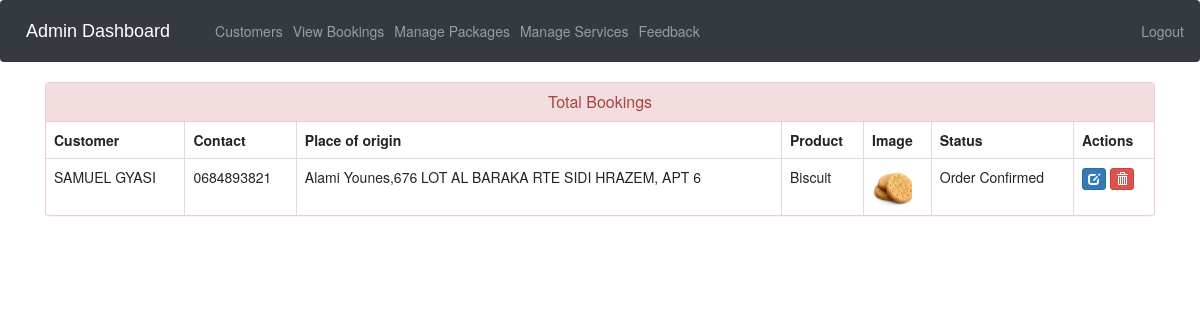
The page /admin-view-booking (signed in) on the database as committed earlier.
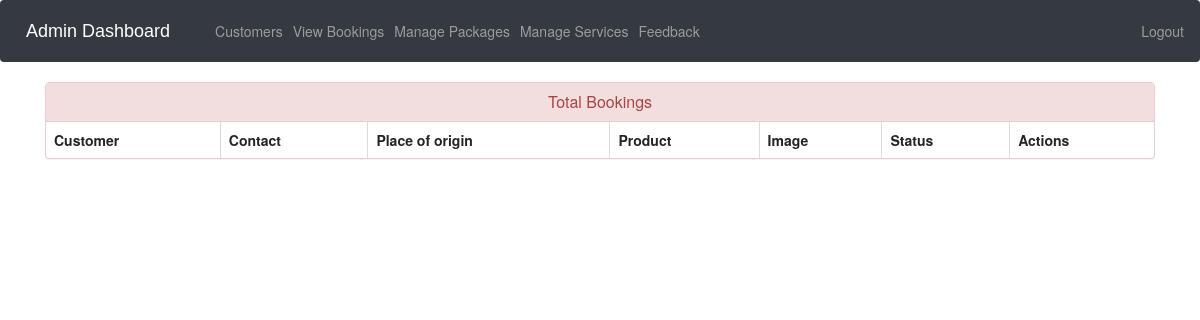
The same page on the database as committed later.
### ecom/models.py (models this page shows, shortened)
class Customer(models.Model):
    user=models.OneToOneField(User,on_delete=models.CASCADE)
    profile_pic= models.ImageField(upload_to='profile_pic/CustomerProfilePic/',null=True,blank=True)
    address = models.CharField(max_length=40)
    mobile = models.CharField(max_length=20,null=False)
    @property
    def get_name(self):
        return self.user.first_name+" "+self.user.last_name

class Orders(models.Model):
    STATUS =(
        ('Pending','Pending'),
        ('Order Confirmed','Order Confirmed'),
        ('Out for Delivery','Out for Delivery'),
        ('Delivered','Delivered'),
    )
    customer=models.ForeignKey('Customer', on_delete=models.CASCADE,null=True)
    product=models.ForeignKey('Product',on_delete=models.CASCADE,null=True)
    email = models.CharField(max_length=50,null=True)
    address = models.CharField(max_length=500,null=True)
    mobile = models.CharField(max_length=20,null=True)
    order_date= models.DateField(auto_now_add=True,null=True)
    status=models.CharField(max_length=50,null=True,choices=STATUS)

class Product(models.Model):
    name = models.CharField(max_length=40)
    product_image = models.ImageField(upload_to='product_image/', null=True, blank=True)
    price = models.PositiveIntegerField()
    detailed_description = models.CharField(max_length=2000 ,default='Fill in ')
    short_description = models.CharField(max_length=40)

### ecom/views.py (the view)
# urls.py: path('admin-view-booking', views.admin_view_booking_view,name='admin-view-booking'),
@login_required(login_url='adminlogin')
def admin_view_booking_view(request):
    orders=models.Orders.objects.all()
    ordered_products=[]
    ordered_bys=[]
    for order in orders:
        ordered_product=models.Product.objects.all().filter(id=order.product.id)
        ordered_by=models.Customer.objects.all().filter(id = order.customer.id)
        ordered_products.append(ordered_product)
        ordered_bys.append(ordered_by)
    return render(request,'ecom/admin_view_booking.html',{'data':zip(ordered_products,ordered_bys,orders)})

### templates/ecom/admin_view_booking.html (shortened to what this page needs)
{% extends 'ecom/admin_base.html' %}
{% load static %}
{% block content %}
<head>
  <link href="//netdna.bootstrapcdn.com/bootstrap/3.0.0/css/bootstrap.min.css" rel="stylesheet" id="bootstrap-css">
</head>
<div class="container">
  <div class="panel panel-danger">
    <div class="panel-heading">
      <h6 class="panel-title">Total  Bookings</h6>
    </div>
    <table class="table table-hover table-bordered" id="dev-table">
      <thead>
        <tr>
          <th>Customer</th>
          <th>Contact</th>
          <th>Place of origin</th>
          <th>Product</th>
          <th>Image</th>
          <th>Status</th>
          <th>Actions</th>
        </tr>
      </thead>
      {% for product,customer,order in data %}
      <tr>
        {% for c in customer %}
        <td> {{c.get_name}}</td>
        <td>{{c.mobile}}</td>
        <td>{{order.address}}</td>
        {% endfor %}
        {% for p in product %}
        <td> {{p.name}}</td>
        <td> <img src="{% static p.product_image.url %}" alt="Profile Pic" height="40px" width="40px" /></td>
        <td>{{order.status}}</td>
        <td><a class="btn btn-primary btn-xs" href="{% url 'update-order' order.id  %}"><span class="glyphicon glyphicon-edit"></span></a>
        <a class="btn btn-danger btn-xs" href="{% url 'delete-order' order.id  %}"><span class="glyphicon glyphicon-trash"></span></a></td>
        {% endfor %}
      </tr>
      {% endfor %}
    </table>
  </div>
</div>
{% endblock content %}

Rows that differ between the two databases and show on the page:
removed Orders: address "Alami Younes,676 LOT AL BARAKA RTE SIDI HRAZEM, APT 6", status "Order Confirmed"
no longer on this page (row unchanged): Customer: get_name "SAMUEL GYASI", mobile "0684893821"
removed Product: name "Biscuit", product_image (picture)
